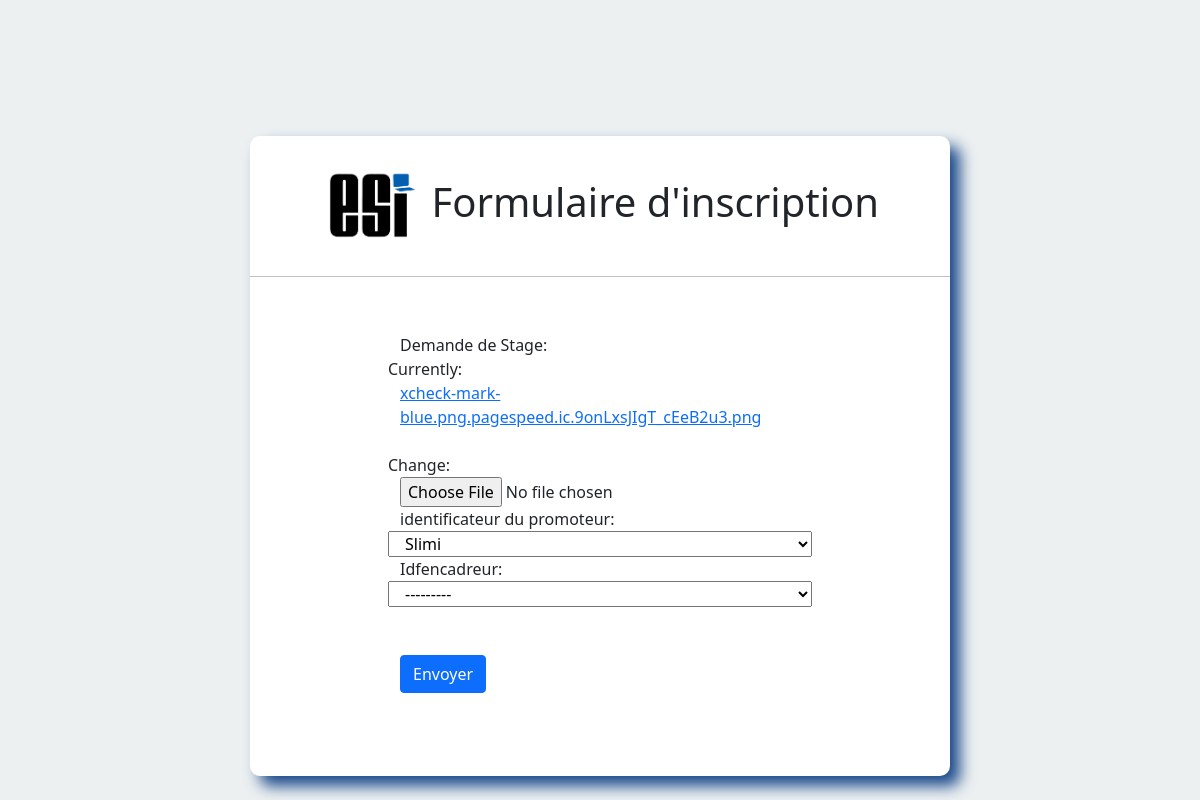
The app's page /gsMod/1/, older data.
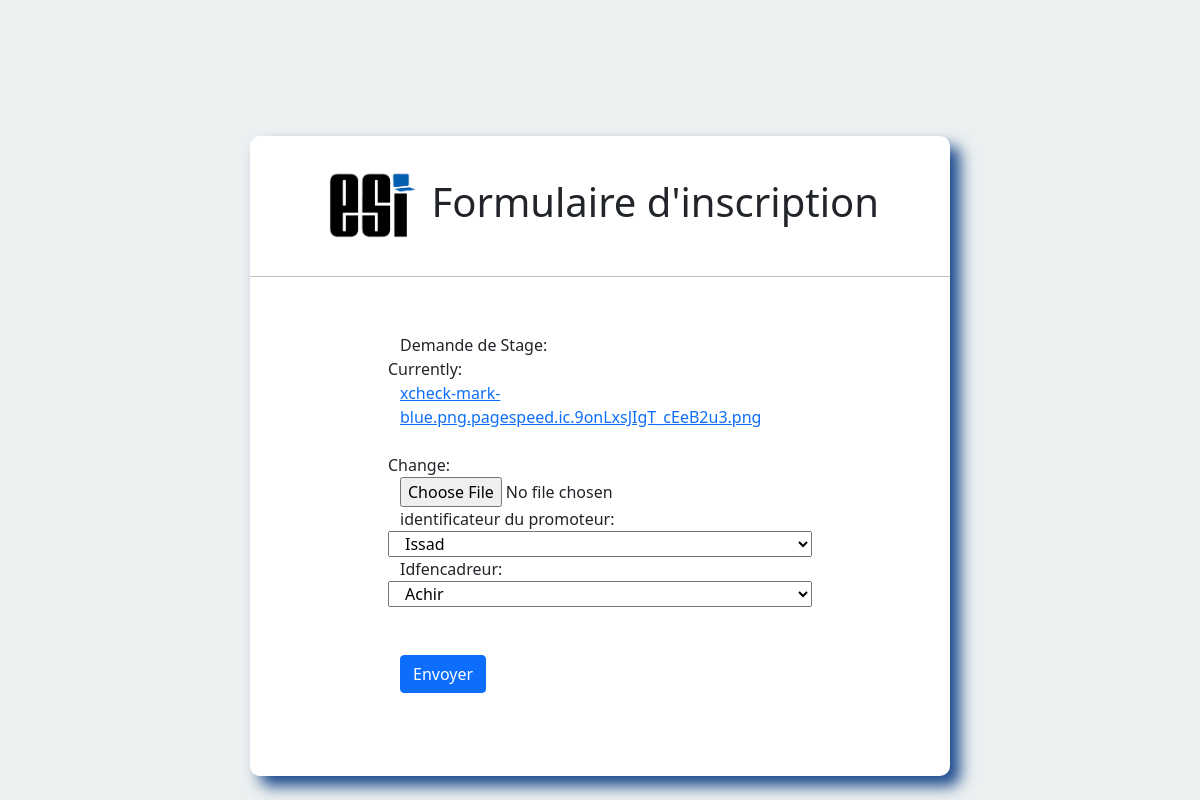
The same page, newer data.
### satgesiV2/models.py (models this page shows)
class GroupeStagiaire (models.Model):
    FicheDemande = models.FileField()
    idfpromoteur = models.ForeignKey("Promoteur",on_delete=models.SET_NULL,null=True,blank=True)
    idfencadreur = models.ForeignKey("Encadreur",on_delete=models.SET_NULL,null=True,blank=True)

### satgesiV2/views.py (the view)
# urls.py: path('gsMod/<str:pk>/',modpGS,name="modifGS"),
def modpGS (request, pk):
   gs = GroupeStagiaire.objects.get(id=pk)
   form =GroupeStagiaireFrom(instance=gs)
   if request.method == "POST":
       form = GroupeStagiaireFrom(data=request.POST,instance=gs)
       if form.is_valid():
           form.save()
           return redirect("accept")
   return render(request,'eightPage.html',{"formGroupeStagiaire":form})

### satgesiV2/formGroupeStagiaire.py
class GroupeStagiaireFrom(ModelForm):
    class Meta:
        model=GroupeStagiaire
        fields='__all__'
        widget={
            'FicheDemande':forms.FileInput(attrs={'class':'form-control''<br>'}),
            'idfEncadreur':forms.TextInput(attrs={'class':'form-control'}),
            'idfpromoteur':forms.TextInput(attrs={'class':'form-control'}),
        }
        labels={
            'FicheDemande':'Demande de Stage',
             'idfEncadreur':'identificateur de l\'encadreur ',
              'idfpromoteur':'identificateur du promoteur',
        }

### satgesiV2/models.py (called while the page is built)
    def __str__(self):
     return self.Nomncadreur

    def __str__(self):
     return self.NomPromoteur

### satgesiV2/templates/eightPage.html (shortened to what this page needs)
<!DOCTYPE html>
<html lang="en">
    <head>
      <link href="https://cdn.jsdelivr.net/npm/bootstrap@5.1.3/dist/css/bootstrap.min.css" rel="stylesheet">
        {% load static %}
        <link rel="stylesheet" href="{% static 'css/eight.css' %}">
    </head>
<body>
    <div class="center">
         <h1><img src="/static/png/icon3.png" alt="logo du site " width= "100" >
            Formulaire d'inscription</h1>
         <br><br>
        <form method="POST">
           <form>
            <div class="form-group row">
            <br>
          {{formGroupeStagiaire}}
          </div>
           <br><br>
          <button type="submit" class="btn btn-primary">Envoyer</button>
      </form>
</div>
</body>
</html>

Row changes from the older to the newer data that the page shows:
changed GroupeStagiaire: idfpromoteur "Slimi" → "Issad"; idfencadreur "---------" → "Achir"
